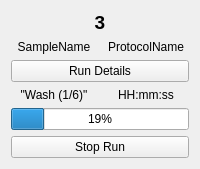
          <widget class="QWidget" name="S3Page1">
           <layout class="QGridLayout" name="gridLayout_26">
            <item row="0" column="0" colspan="2">
             <widget class="QLabel" name="casN_31">
              <property name="sizePolicy">
               <sizepolicy hsizetype="MinimumExpanding" vsizetype="Fixed">
                <horstretch>0</horstretch>
                <verstretch>0</verstretch>
               </sizepolicy>
              </property>
              <property name="font">
               <font>
                <pointsize>14</pointsize>
                <weight>75</weight>
                <bold>true</bold>
               </font>
              </property>
              <property name="text">
               <string>3</string>
              </property>
              <property name="alignment">
               <set>Qt::AlignCenter</set>
              </property>
             </widget>
            </item>
            <item row="1" column="0">
             <widget class="QLabel" name="sampName_3">
              <property name="sizePolicy">
               <sizepolicy hsizetype="MinimumExpanding" vsizetype="Fixed">
                <horstretch>0</horstretch>
                <verstretch>0</verstretch>
               </sizepolicy>
              </property>
              <property name="text">
               <string>SampleName</string>
              </property>
              <property name="alignment">
               <set>Qt::AlignCenter</set>
              </property>
             </widget>
            </item>
            <item row="1" column="1">
             <widget class="QLabel" name="protName_3">
              <property name="sizePolicy">
               <sizepolicy hsizetype="MinimumExpanding" vsizetype="Fixed">
                <horstretch>0</horstretch>
                <verstretch>0</verstretch>
               </sizepolicy>
              </property>
              <property name="text">
               <string>ProtocolName</string>
              </property>
              <property name="alignment">
               <set>Qt::AlignCenter</set>
              </property>
             </widget>
            </item>
            <item row="2" column="0" colspan="2">
             <widget class="QPushButton" name="runDetB_3">
              <property name="sizePolicy">
               <sizepolicy hsizetype="MinimumExpanding" vsizetype="Fixed">
                <horstretch>0</horstretch>
                <verstretch>0</verstretch>
               </sizepolicy>
              </property>
              <property name="text">
               <string>Run Details</string>
              </property>
              <property name="autoDefault">
               <bool>false</bool>
              </property>
              <property name="default">
               <bool>false</bool>
              </property>
              <property name="flat">
               <bool>false</bool>
              </property>
             </widget>
            </item>
            <item row="3" column="0">
             <widget class="QLabel" name="stepLab_3">
              <property name="sizePolicy">
               <sizepolicy hsizetype="MinimumExpanding" vsizetype="Fixed">
                <horstretch>0</horstretch>
                <verstretch>0</verstretch>
               </sizepolicy>
              </property>
              <property name="text">
               <string>&quot;Wash (1/6)&quot;</string>
              </property>
              <property name="alignment">
               <set>Qt::AlignCenter</set>
              </property>
             </widget>
            </item>
            <item row="3" column="1">
             <widget class="QLabel" name="time_3">
              <property name="sizePolicy">
               <sizepolicy hsizetype="MinimumExpanding" vsizetype="Fixed">
                <horstretch>0</horstretch>
                <verstretch>0</verstretch>
               </sizepolicy>
              </property>
              <property name="text">
               <string>HH:mm:ss</string>
              </property>
              <property name="alignment">
               <set>Qt::AlignCenter</set>
              </property>
             </widget>
            </item>
            <item row="4" column="0" colspan="2">
             <widget class="QProgressBar" name="progressBar_3">
              <property name="enabled">
               <bool>true</bool>
              </property>
              <property name="sizePolicy">
               <sizepolicy hsizetype="MinimumExpanding" vsizetype="Fixed">
                <horstretch>0</horstretch>
                <verstretch>0</verstretch>
               </sizepolicy>
              </property>
              <property name="value">
               <number>19</number>
              </property>
              <property name="textVisible">
               <bool>true</bool>
              </property>
              <property name="format">
               <string>%p%</string>
              </property>
             </widget>
            </item>
            <item row="5" column="0" colspan="2">
             <widget class="QPushButton" name="stopB_3">
              <property name="sizePolicy">
               <sizepolicy hsizetype="MinimumExpanding" vsizetype="Fixed">
                <horstretch>0</horstretch>
                <verstretch>0</verstretch>
               </sizepolicy>
              </property>
              <property name="text">
               <string>Stop Run</string>
              </property>
             </widget>
            </item>
           </layout>
          </widget>
